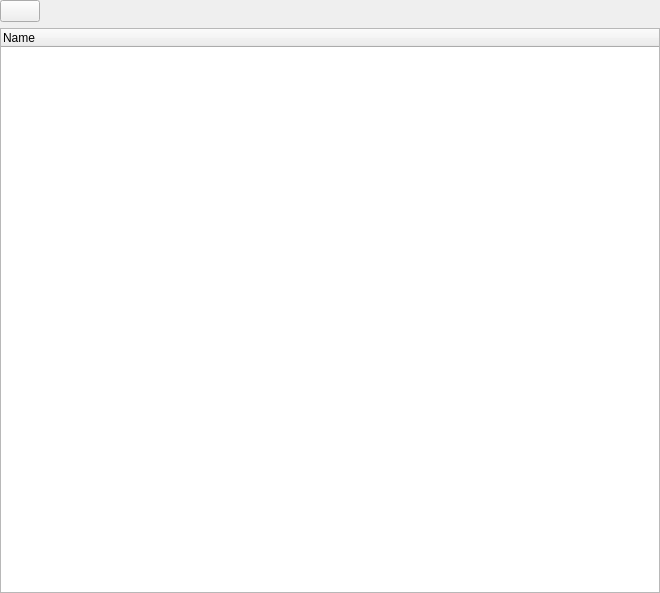
<?xml version="1.0" encoding="UTF-8"?>
<ui version="4.0">
 <class>SimulationControl</class>
 <widget class="QWidget" name="SimulationControl">
  <property name="geometry">
   <rect>
    <x>0</x>
    <y>0</y>
    <width>660</width>
    <height>593</height>
   </rect>
  </property>
  <property name="windowTitle">
   <string>Simulation Control</string>
  </property>
  <layout class="QVBoxLayout" name="verticalLayout">
   <property name="margin">
    <number>0</number>
   </property>
   <item>
    <layout class="QHBoxLayout" name="horizontalLayout" stretch="0,1">
     <item>
      <widget class="QPushButton" name="mpPlayPauseButton">
       <property name="text">
        <string/>
       </property>
       <property name="icon">
        <iconset resource="../../auxiliaries/gui/icons/cedar_aux_gui_icons.qrc">
         <normaloff>:/cedar/auxiliaries/gui/start.svg</normaloff>:/cedar/auxiliaries/gui/start.svg</iconset>
       </property>
      </widget>
     </item>
     <item>
      <spacer name="horizontalSpacer">
       <property name="orientation">
        <enum>Qt::Horizontal</enum>
       </property>
       <property name="sizeHint" stdset="0">
        <size>
         <width>40</width>
         <height>20</height>
        </size>
       </property>
      </spacer>
     </item>
    </layout>
   </item>
   <item>
    <widget class="cedar::proc::gui::ElementTreeWidget" name="mpTree">
     <column>
      <property name="text">
       <string>Name</string>
      </property>
     </column>
    </widget>
   </item>
  </layout>
 </widget>
 <customwidgets>
  <customwidget>
   <class>cedar::proc::gui::ElementTreeWidget</class>
   <extends>QTreeWidget</extends>
   <header>cedar/processing/gui/ElementTreeWidget.h</header>
  </customwidget>
 </customwidgets>
 <resources>
  <include location="../../auxiliaries/gui/icons/cedar_aux_gui_icons.qrc"/>
 </resources>
 <connections/>
</ui>
